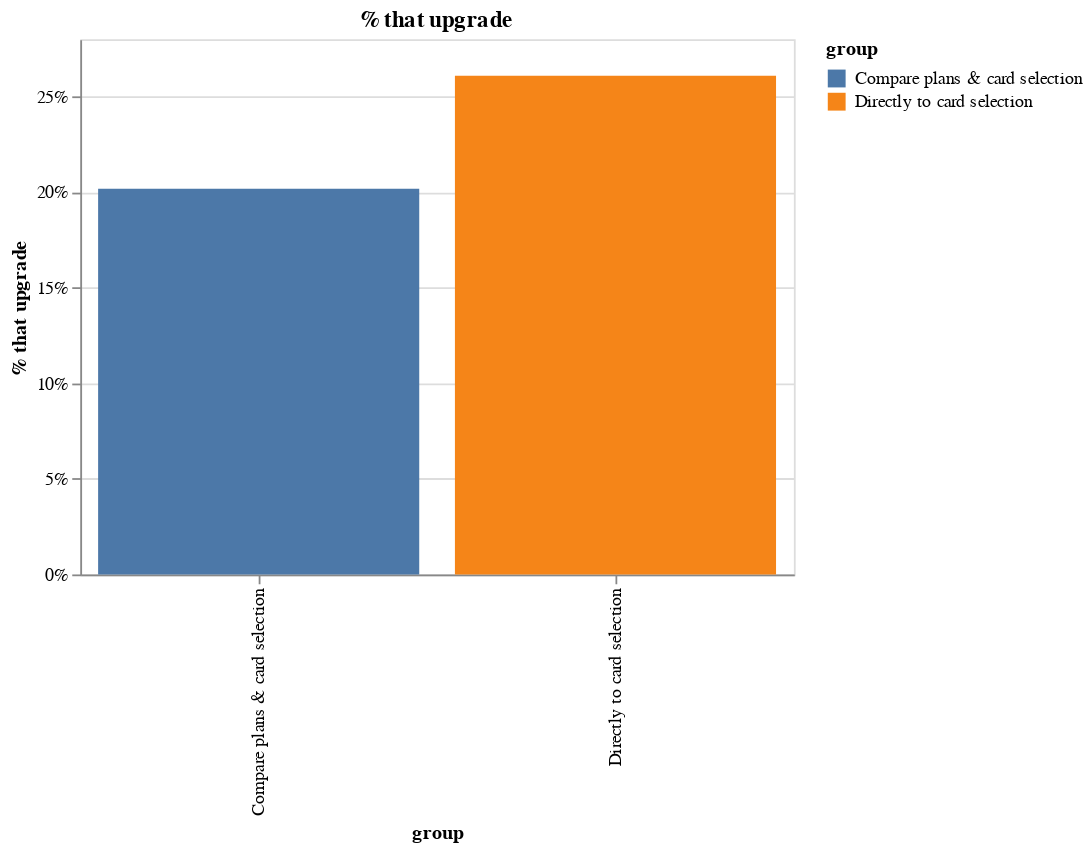

Here is the notebook cell this chart was saved with:
### Code cell
## cta --> bounce
## cta --> card selection
## cta --> compare plans --> bounce
## cta --> compare plans --> card selection

df = pd.read_csv("cta.csv")
df = df.loc[df["step"] == "cta", :]

df = df.groupby(["user_id", "collector_date"]).agg("count").reset_index()

compare = pd.read_csv("tier_comparison.csv")
compare = compare.groupby(["user_id", "collector_date"]).agg("count").reset_index()
compare["compare"] = 1

card = pd.read_csv("card_selection.csv")
card = card.groupby(["user_id", "collector_date"]).agg("count").reset_index()
card["card"] = 1

df = (
    df.merge(compare, on=["user_id", "collector_date"], how="left")
    .reset_index()
    .fillna(0)
)
df = (
    df.merge(card, on=["user_id", "collector_date"], how="left").reset_index().fillna(0)
)

df = df.loc[:, ["user_id", "collector_date", "compare", "card"]]

df["group"] = "Bounced"
df.loc[(df["compare"] == 1) & (df["card"] == 0), "group"] = "Compare plans & bounce"
df.loc[(df["compare"] == 0) & (df["card"] == 1), "group"] = "Directly to card selection"
df.loc[
    (df["compare"] == 1) & (df["card"] == 1), "group"
] = "Compare plans & card selection"

up = pd.read_csv("upgrades.csv")
up.columns = ["user_id", "product", "collector_date"]
up["collector_date"] = pd.to_datetime(up["collector_date"]).dt.date.astype(str)
up = up.groupby(["user_id"])["collector_date"].min().reset_index()
up["upgrade"] = 1

df = df.merge(up, on=["user_id", "collector_date"], how="left").fillna(0).reset_index()

df = df.groupby(["group"])["upgrade"].mean().reset_index()

alt.Chart(
    df.loc[df["group"].isin(["Bounced", "Compare plans & bounce"]) == False, :]
).mark_bar().encode(
    x="group:N",
    y=alt.Y("upgrade:Q", axis=alt.Axis(title="% that upgrade", format="%")),
    color="group:N",
).properties(
    width=400, height=300, title="% that upgrade"
)

### Figure 1 — Vega-Lite specification as saved in the notebook (floating-point values rounded to 4 significant figures)
{"config": {"view": {"continuousWidth": 400, "continuousHeight": 300}}, "data": {"name": "data-51cfb44566760a27f80c19816d6b5103"}, "mark": "bar", "encoding": {"color": {"type": "nominal", "field": "group"}, "x": {"type": "nominal", "field": "group"}, "y": {"type": "quantitative", "axis": {"format": "%", "title": "% that upgrade"}, "field": "upgrade"}}, "height": 300, "title": "% that upgrade", "width": 400, "$schema": "https://vega.github.io/schema/vega-lite/v4.8.1.json", "datasets": {"data-51cfb44566760a27f80c19816d6b5103": [{"group": "Compare plans & card selection", "upgrade": 0.2017}, {"group": "Directly to card selection", "upgrade": 0.2609}]}}
